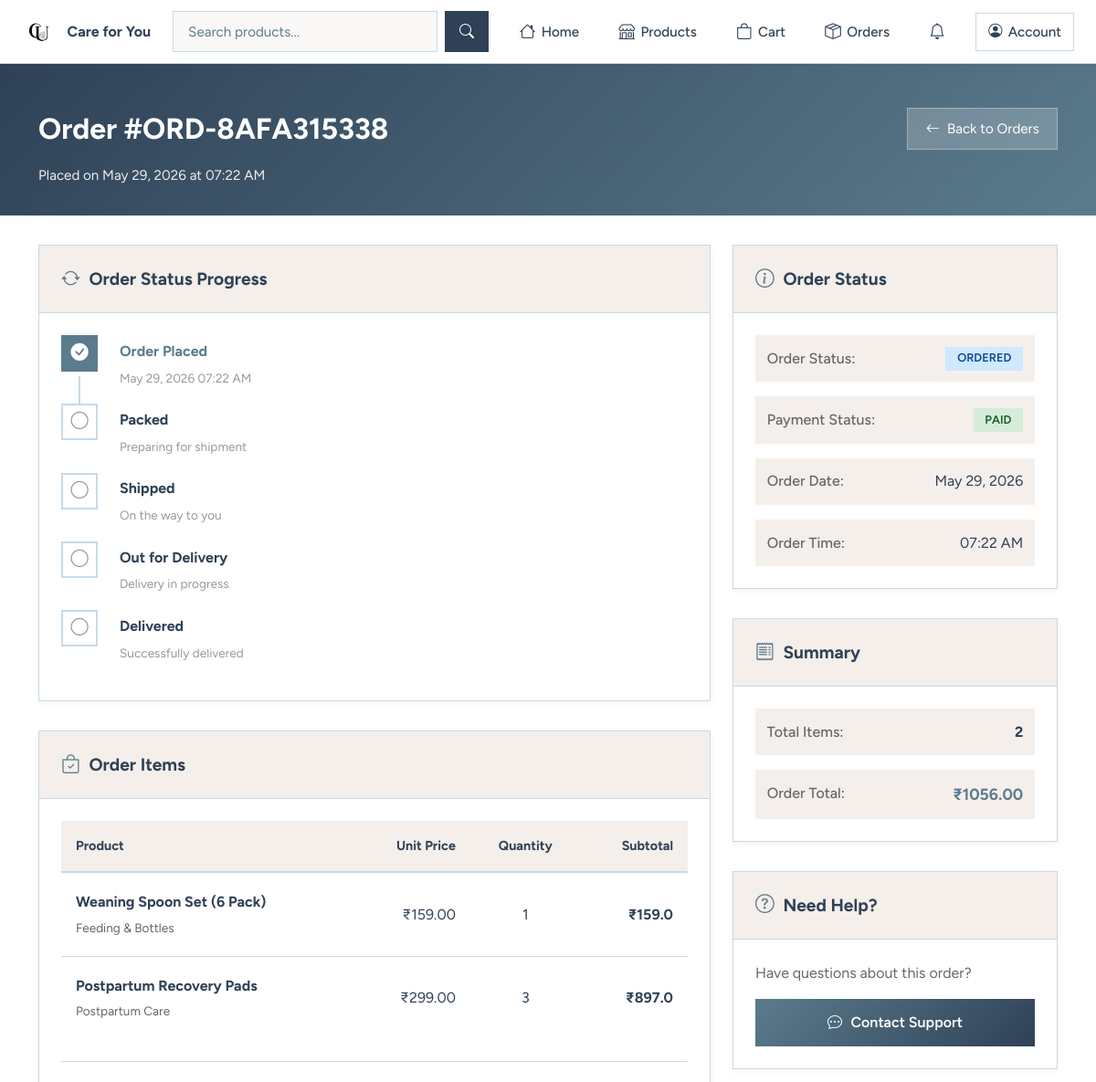
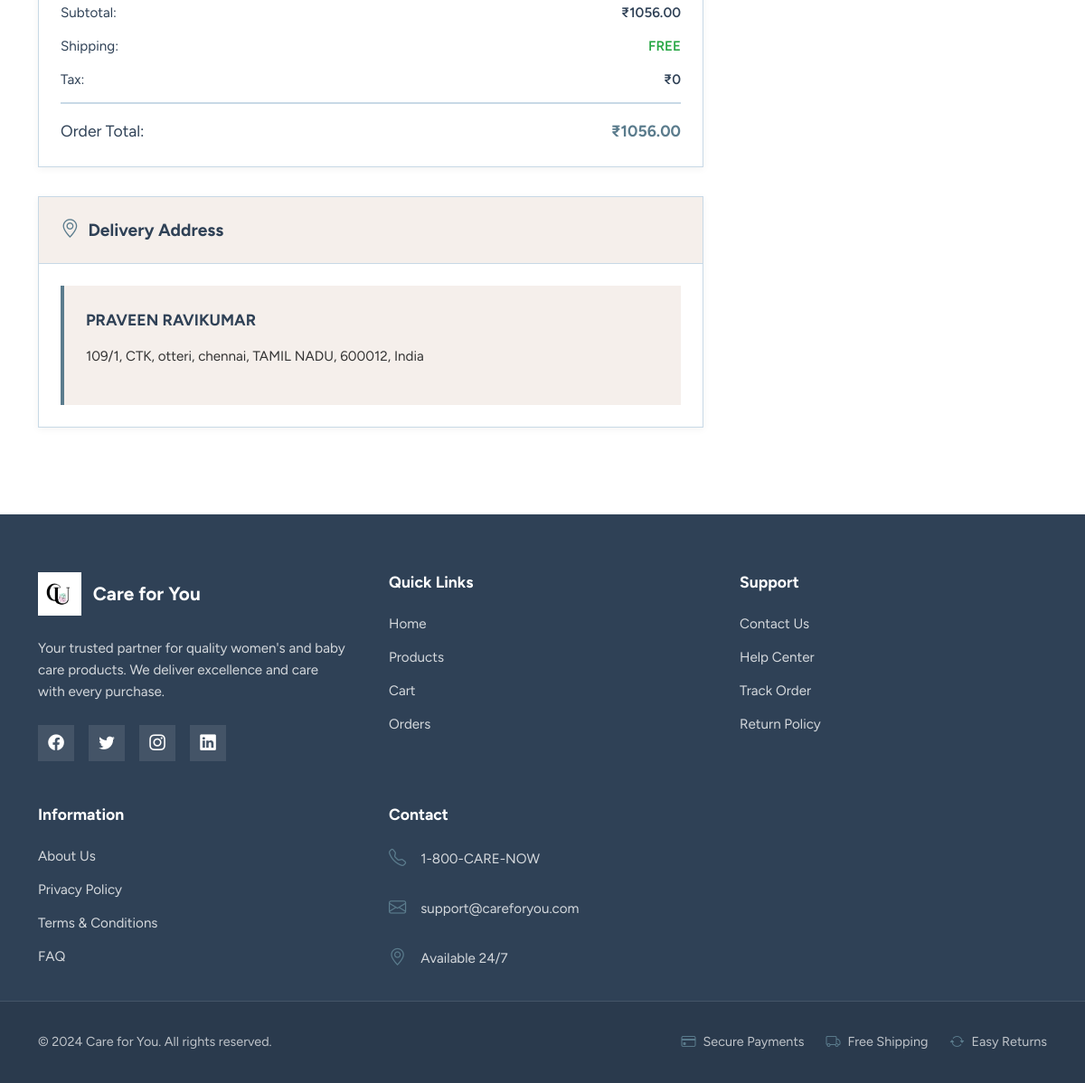
Screenshot of /orders/34/ (signed in) with the database file from the repository (2 pictures, top to bottom).
### apps/orders/models.py (models this page shows, shortened)
class Order(models.Model):
    STATUS_CHOICES = [
        ("created", "Created"),
        ("ordered", "Ordered"),
        ("packed", "Packed"),
        ("shipped", "Shipped"),
        ("out_for_delivery", "Out for Delivery"),
        ("delivered", "Delivered"),
        ("cancelled", "Cancelled"),
    ]
    PAYMENT_STATUS_CHOICES = [
        ("pending", "Pending"),
        ("success", "Success"),
        ("failed", "Failed"),
    ]
    user = models.ForeignKey(User, on_delete=models.CASCADE, related_name="orders")
    order_id = models.CharField(max_length=20, unique=True, editable=False)
    shipping_address = models.TextField(blank=True)
    total_amount = models.DecimalField(max_digits=10, decimal_places=2, default=0)
    status = models.CharField(max_length=20, choices=STATUS_CHOICES, default="created")
    payment_status = models.CharField(max_length=20, choices=PAYMENT_STATUS_CHOICES, default="pending")
    created_at = models.DateTimeField(auto_now_add=True)
    updated_at = models.DateTimeField(auto_now=True)
    cancelled_at = models.DateTimeField(null=True, blank=True)
    class Meta:
        ordering = ["-created_at"]
    def can_cancel(self):
        from datetime import timedelta
        from django.utils import timezone
        if self.status in ['shipped', 'out_for_delivery', 'delivered', 'cancelled']:
            return False
        time_since_order = timezone.now() - self.created_at
        return time_since_order < timedelta(hours=24)

class OrderItem(models.Model):
    order = models.ForeignKey(Order, on_delete=models.CASCADE, related_name="items")
    product = models.ForeignKey(Product, on_delete=models.PROTECT)
    quantity = models.PositiveIntegerField(default=1)
    price = models.DecimalField(max_digits=10, decimal_places=2)

### apps/products/models.py (models this page shows, shortened)
class Product(models.Model):
    AGE_GROUP_CHOICES = [
        ("all", "All Ages"),
        ("0-6", "0-6 months"),
        ("6-12", "6-12 months"),
        ("1-3", "1-3 years"),
        ("3+", "3+ years"),
        ("mother", "Mother Care"),
    ]
    name = models.CharField(max_length=150)
    category = models.ForeignKey(Category, on_delete=models.PROTECT, related_name="products")
    price = models.DecimalField(max_digits=10, decimal_places=2)
    description = models.TextField()
    image = models.ImageField(upload_to="products/", blank=True, null=True)
    stock = models.PositiveIntegerField(default=0)
    baby_age_group = models.CharField(max_length=10, choices=AGE_GROUP_CHOICES, default="all")
    is_active = models.BooleanField(default=True)
    created_at = models.DateTimeField(auto_now_add=True)
    class Meta:
        ordering = ["-created_at"]

class Category(models.Model):
    name = models.CharField(max_length=100, unique=True)
    slug = models.SlugField(unique=True)

### apps/orders/views.py (the view)
# urls.py: path("<int:pk>/", OrderDetailView.as_view(), name="detail"),
class OrderDetailView(LoginRequiredMixin, DetailView):
    model = Order
    template_name = "orders/order_detail.html"
    context_object_name = "order"
    def get_queryset(self):
        return Order.objects.filter(
            user=self.request.user,
            payment_status="success",
        ).prefetch_related("items__product")

### apps/accounts/authentication.py (called while the page is built)
    def get_user(self, user_id):
        try:
            return User.objects.get(pk=user_id)
        except User.DoesNotExist:
            return None

### apps/notifications_app/templatetags/notification_filters.py (called while the page is built)
@register.filter
def unread_count(user):
    if user and user.is_authenticated:
        return user.notifications.filter(is_read=False).count()
    return 0

### apps/orders/templatetags/custom_filters.py (called while the page is built)
@register.filter
def mul(value, arg):
    try:
        return float(value) * float(arg)
    except (ValueError, TypeError):
        return 0

### templates/orders/order_detail.html (shortened to what this page needs)
{% extends 'base.html' %}
{% load custom_filters %}
{% block content %}
<div class="order-detail-header">
    <div class="container-lg">
        <div class="header-top">
            <h1 class="detail-title">Order #{{ order.order_id }}</h1>
            <a href="{% url 'orders:list' %}" class="btn-back">
                <i class="bi bi-arrow-left"></i> Back to Orders
            </a>
        </div>
        <p class="detail-subtitle">Placed on {{ order.created_at|date:"M d, Y" }} at {{ order.created_at|time:"h:i A" }}</p>
    </div>
</div>
<div class="container-lg detail-container">
    <div class="row g-4">
        <div class="col-lg-8">
            <div class="detail-card">
                <div class="card-header-section">
                    <h3><i class="bi bi-arrow-repeat"></i> Order Status Progress</h3>
                </div>
                <div class="card-body">
                    <div class="status-progress-timeline">
                        <div class="progress-item {% if order.status == 'ordered' or order.status in 'packed,shipped,out_for_delivery,delivered' %}active{% endif %}">
                            <div class="progress-dot">
                                <i class="bi bi-check-circle-fill"></i>
                            </div>
                            <div class="progress-content">
                                <strong>Order Placed</strong>
                                <small>{{ order.created_at|date:"M d, Y h:i A" }}</small>
                            </div>
                        </div>
                        <div class="progress-item {% if order.status == 'packed' or order.status in 'shipped,out_for_delivery,delivered' %}active{% endif %}">
                            <div class="progress-dot">
                                {% if order.status in 'packed,shipped,out_for_delivery,delivered' %}<i class="bi bi-check-circle-fill"></i>{% else %}<i class="bi bi-circle"></i>{% endif %}
                            </div>
                            <div class="progress-content">
                                <strong>Packed</strong>
                                <small>Preparing for shipment</small>
                            </div>
                        </div>
                        <div class="progress-item {% if order.status == 'shipped' or order.status in 'out_for_delivery,delivered' %}active{% endif %}">
                            <div class="progress-dot">
                                {% if order.status in 'shipped,out_for_delivery,delivered' %}<i class="bi bi-check-circle-fill"></i>{% else %}<i class="bi bi-circle"></i>{% endif %}
                            </div>
                            <div class="progress-content">
                                <strong>Shipped</strong>
                                <small>On the way to you</small>
                            </div>
                        </div>
                        <div class="progress-item {% if order.status == 'out_for_delivery' or order.status == 'delivered' %}active{% endif %}">
                            <div class="progress-dot">
                                {% if order.status in 'out_for_delivery,delivered' %}<i class="bi bi-check-circle-fill"></i>{% else %}<i class="bi bi-circle"></i>{% endif %}
                            </div>
                            <div class="progress-content">
                                <strong>Out for Delivery</strong>
                                <small>Delivery in progress</small>
                            </div>
                        </div>
                        <div class="progress-item {% if order.status == 'delivered' %}active{% endif %}">
                            <div class="progress-dot">
                                {% if order.status == 'delivered' %}<i class="bi bi-check-circle-fill"></i>{% else %}<i class="bi bi-circle"></i>{% endif %}
                            </div>
                            <div class="progress-content">
                                <strong>Delivered</strong>
                                <small>Successfully delivered</small>
                            </div>
                        </div>
                    </div>
                </div>
            </div>
            <div class="detail-card">
                <div class="card-header-section">
                    <h3><i class="bi bi-bag-check"></i> Order Items</h3>
                </div>
                <div class="card-body">
                    <div class="table-responsive">
                        <table class="items-table">
                            <thead>
                                <tr>
                                    <th>Product</th>
                                    <th class="text-end">Unit Price</th>
                                    <th class="text-center">Quantity</th>
                                    <th class="text-end">Subtotal</th>
                                </tr>
                            </thead>
                            <tbody>
                                {% for item in order.items.all %}
                                <tr>
                                    <td>
                                        <div class="item-name">
                                            <strong>{{ item.product.name }}</strong>
                                            <small>{{ item.product.category.name }}</small>
                                        </div>
                                    </td>
                                    <td class="text-end">₹{{ item.price }}</td>
                                    <td class="text-center">{{ item.quantity }}</td>
                                    <td class="text-end"><strong>₹{{ item.price|mul:item.quantity }}</strong></td>
                                </tr>
                                {% endfor %}
                            </tbody>
                        </table>
                    </div>
                    <div class="items-divider"></div>
                    <div class="price-summary">
                        <div class="summary-row">
                            <span>Subtotal:</span>
                            <strong>₹{{ order.total_amount }}</strong>
                        </div>
                        <div class="summary-row">
                            <span>Shipping:</span>
                            <strong class="text-success">FREE</strong>
                        </div>
                        <div class="summary-row">
                            <span>Tax:</span>
                            <strong>₹0</strong>
                        </div>
                        <div class="summary-row summary-total">
                            <span>Order Total:</span>
                            <strong>₹{{ order.total_amount }}</strong>
                        </div>
                    </div>
                </div>
            </div>
            <div class="detail-card">
                <div class="card-header-section">
                    <h3><i class="bi bi-geo-alt"></i> Delivery Address</h3>
                </div>
                <div class="card-body">
                    <div class="address-box">
                        <div class="address-name">{{ user.first_name }} {{ user.last_name }}</div>
                        <div class="address-text">
                            {{ order.shipping_address }}
                        </div>
                    </div>
                </div>
            </div>
        </div>
        <div class="col-lg-4">
            <div class="detail-card ">
                <div class="card-header-section">
                    <h3><i class="bi bi-info-circle"></i> Order Status</h3>
                </div>
                <div class="card-body">
                    <div class="status-display">
                        <div class="status-row">
                            <span class="status-label">Order Status:</span>
                            <span class="badge badge-status {% if order.status == 'pending' %}badge-pending{% elif order.status == 'ordered' %}badge-ordered{% elif order.status == 'shipped' %}badge-shipped{% else %}badge-delivered{% endif %}">
                                {{ order.get_status_display }}
                            </span>
                        </div>
                        <div class="status-row">
                            <span class="status-label">Payment Status:</span>
                            <span class="badge badge-payment {% if order.payment_status == 'pending' %}badge-payment-pending{% else %}badge-payment-success{% endif %}">
                                {% if order.get_payment_status_display == 'Pending' %}
                                    Unpaid
                                {% else %}
                                    Paid
                                {% endif %}
                            </span>
                        </div>
                        <div class="status-row">
                            <span class="status-label">Order Date:</span>
                            <span>{{ order.created_at|date:"M d, Y" }}</span>
                        </div>
                        <div class="status-row">
                            <span class="status-label">Order Time:</span>
                            <span>{{ order.created_at|time:"h:i A" }}</span>
                        </div>
                    </div>
                </div>
            </div>
            <div class="detail-card">
                <div class="card-header-section">
                    <h3><i class="bi bi-receipt"></i> Summary</h3>
                </div>
                <div class="card-body">
                    <div class="summary-info">
                        <div class="info-row">
                            <span>Total Items:</span>
                            <strong>{{ order.items.count }}</strong>
                        </div>
                        <div class="info-row">
                            <span>Order Total:</span>
                            <strong class="total-amount">₹{{ order.total_amount }}</strong>
                        </div>
                    </div>
                </div>
            </div>
            <div class="detail-card help-card">
                <div class="card-header-section">
                    <h3><i class="bi bi-question-circle"></i> Need Help?</h3>
                </div>
                <div class="card-body">
                    <p class="help-text">Have questions about this order?</p>
                    <div class="help-buttons">
                        <a href="#" class="help-link">
                            <i class="bi bi-chat-dots"></i> Contact Support
                        </a>
                    </div>
                </div>
            </div>
        </div>
    </div>
</div>
{% endblock %}

### static/css/styles.css (style rules this page uses)
:root { --font-family-base: 'Figtree', sans-serif; --primary-navy: #2F4156; --secondary-teal: #5B7C8D; --accent-blue: #C8D9E6; --bg-beige: #F5EFEB; --text-dark: #2F4156; --text-light: #5B7C8D; --border-color: #D8D0CA; --white: #FFFFFF; }
* { margin: 0; padding: 0; box-sizing: border-box; border-radius: 0 !important; }
html, body { height: 100%; }
body { background-color: var(--white); font-family: var(--font-family-base); color: var(--text-dark); line-height: 1.6; }
.card-body { padding: 2rem; }

### rows the page displays
Order: order_id "ORD-8AFA315338", created_at "May 29, 2026", created_at "07:22 AM", created_at "May 29, 2026 07:22 AM", total_amount "1056.00", shipping_address "109/1, CTK, otteri, chennai, TAMIL NADU, 600012, India", status "ORDERED", items.count "2"
OrderItem: product.name "Weaning Spoon Set (6 Pack)", product.category.name "Feeding & Bottles", price "159.00", quantity "1", price|mul "159.0"
OrderItem: product.name "Postpartum Recovery Pads", product.category.name "Postpartum Care", price "299.00", quantity "3", price|mul "897.0"

### other values shown
{{ user.first_name }} "PRAVEEN RAVIKUMAR"
